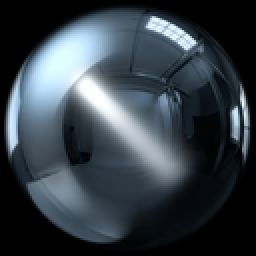
#> input picture 16_Sustain/sustain/assets/matcap_cold.png, 128 x 128 px (shown 2 times larger)
$ python check_tiling.py ../assets/matcap_cold.png
#> lines starting #> are read from the running program, lines starting #| are printed output that depends on the picture
#!/usr/bin/env python3
"""
check_tiling.py — prove a texture tiles, instead of squinting at it.

assets/PROMPTS.md says "seamless means provably seamless": QUICKSILVER shipped a
sky with a visible vertical seam and had to reissue it. Eyeballing a wrap is
unreliable, so this measures it.

Method: a texture tiles cleanly when the step across the wrap edge is no larger
than a typical step between adjacent interior lines. So compare
  mean |col[W-1] - col[0]|   against  the median adjacent-column difference,
and likewise for rows. A ratio near 1.0 means the wrap is indistinguishable
from ordinary interior variation. A large ratio is a seam.

Also reports mirror symmetry, because a 2x2 mirrored composite tiles perfectly
but repeats visibly in motion — technically seamless, still wrong.

    python tools/check_tiling.py assets/*.png
"""

import sys

try:
    from PIL import Image
except ImportError:
    print("needs Pillow:  pip install Pillow")
    sys.exit(2)

WRAP_FAIL = 3.0      # ratio above which the wrap counts as a seam
MIRROR_TOL = 2.0     # mean abs diff below which halves count as mirrored


def col(px, w, h, x):
    return [px[x, y] for y in range(h)]


def row(px, w, h, y):
    return [px[x, y] for x in range(w)]


def mad(a, b):
    return sum(abs(p - q) for p, q in zip(a, b)) / len(a)


def median(v):
    s = sorted(v)
    return s[len(s) // 2] if s else 0.0


def check(path, wrap="xy"):
    """wrap: "xy" for a 4-edge tile, "x" for a panorama (horizontal only).

    A sky panorama must NOT wrap top-to-bottom — its top is zenith and its
    bottom is horizon, and they are supposed to differ. Judging it by the
    4-edge rule reports a seam that is actually the sky doing its job.
    """
#> called with path = '../assets/matcap_cold.png', wrap = 'xy'
    im = Image.open(path).convert("L")
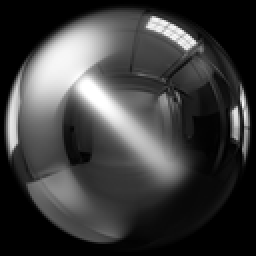
#> im: PIL image 128x128 L (shown 2 times larger); min 0, max 255, mean 61.7
    w, h = im.size
#> w = 128; h = 128
    px = im.load()

    interior_x = median([mad(col(px, w, h, x), col(px, w, h, x + 1))
                         for x in range(0, w - 1, max(1, w // 64))])
#> in median, `s = sorted(v)`: s = 64 values from 0.0469 to 18.93
#> interior_x = 5.23
    interior_y = median([mad(row(px, w, h, y), row(px, w, h, y + 1))
                         for y in range(0, h - 1, max(1, h // 64))])
#> interior_y = 4.66

    wrap_x = mad(col(px, w, h, w - 1), col(px, w, h, 0))
#> wrap_x = 0
    wrap_y = mad(row(px, w, h, h - 1), row(px, w, h, 0))
#> wrap_y = 0

    rx = wrap_x / interior_x if interior_x > 0.01 else 0.0
#> rx = 0
    ry = wrap_y / interior_y if interior_y > 0.01 else 0.0
#> ry = 0

    # Mirror symmetry: is the right half a flip of the left?
    lh = [px[x, y] for y in range(0, h, 4) for x in range(w // 2)]
#> lh = 2048 values, max 255 at index 745, min 0 at index 0, mean 81.01
    rh = [px[w - 1 - x, y] for y in range(0, h, 4) for x in range(w // 2)]
#> rh = 2048 values, max 249 at index 301, min 0 at index 0, mean 42.43
    mirror_x = mad(lh, rh)
#> mirror_x = 53.91
    th = [px[x, y] for y in range(h // 2) for x in range(0, w, 4)]
#> th = 2048 values, max 255 at index 1323, min 0 at index 0, mean 80.63
    bh = [px[x, h - 1 - y] for y in range(h // 2) for x in range(0, w, 4)]
#> bh = 2048 values, max 207 at index 2032, min 0 at index 0, mean 42.39
    mirror_y = mad(th, bh)
#> mirror_y = 47.03

    flags = []
    if rx > WRAP_FAIL:
        flags.append(f"L/R SEAM ({rx:.1f}x)")
    if wrap == "xy" and ry > WRAP_FAIL:
        flags.append(f"T/B SEAM ({ry:.1f}x)")
    if mirror_x < MIRROR_TOL:
        flags.append("mirrored L/R")
    if mirror_y < MIRROR_TOL:
        flags.append("mirrored T/B")

    status = "FAIL" if any("SEAM" in f for f in flags) else \
             ("warn" if flags else "ok")
    name = path.split("/")[-1].split("\\")[-1]
    tb = f"{ry:5.1f}x" if wrap == "xy" else "  n/a"
#> tb = '  0.0x'
    print(f"  [{status:4}] {name:<20} {w}x{h}  "
          f"wrap L/R {rx:5.1f}x   wrap T/B {tb}   "
          f"{'; '.join(flags) if flags else ''}")
#|   [ok  ] matcap_cold.png      128x128  wrap L/R   0.0x   wrap T/B   0.0x
    return status != "FAIL"


def main():
    if len(sys.argv) < 2:
        print(__doc__)
        return 2
    print("tiling audit (ratio = wrap-edge step / typical interior step):")
    ok = True
    wrap = "xy"
    for p in sys.argv[1:]:
        # --wrap=x applies to every file after it on the command line.
        if p.startswith("--wrap="):
            wrap = p.split("=", 1)[1]
            continue
        try:
            ok &= check(p, wrap)
        except Exception as e:                       # noqa: BLE001
            print(f"  [err ] {p}: {e}")
            ok = False
    print("\n" + ("all textures tile." if ok else
                  "SEAMS PRESENT — reissue the flagged textures."))
    return 0 if ok else 1


if __name__ == "__main__":
    sys.exit(main())
#> (the program exits here)
